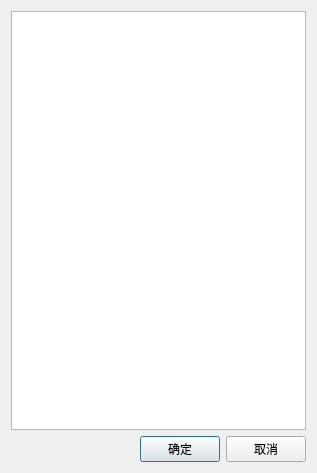
<?xml version="1.0" encoding="UTF-8"?>
<ui version="4.0">
 <class>boardCardOrderDlg</class>
 <widget class="QDialog" name="boardCardOrderDlg">
  <property name="geometry">
   <rect>
    <x>0</x>
    <y>0</y>
    <width>317</width>
    <height>473</height>
   </rect>
  </property>
  <property name="windowTitle">
   <string>Dialog</string>
  </property>
  <layout class="QVBoxLayout" name="verticalLayout">
   <item>
    <widget class="QTableWidget" name="tableWidget"/>
   </item>
   <item>
    <layout class="QHBoxLayout" name="horizontalLayout">
     <item>
      <spacer name="horizontalSpacer">
       <property name="orientation">
        <enum>Qt::Horizontal</enum>
       </property>
       <property name="sizeHint" stdset="0">
        <size>
         <width>40</width>
         <height>20</height>
        </size>
       </property>
      </spacer>
     </item>
     <item>
      <widget class="QPushButton" name="pushButton">
       <property name="text">
        <string>确定</string>
       </property>
      </widget>
     </item>
     <item>
      <widget class="QPushButton" name="pushButton_2">
       <property name="text">
        <string>取消</string>
       </property>
      </widget>
     </item>
    </layout>
   </item>
  </layout>
 </widget>
 <resources/>
 <connections/>
</ui>
